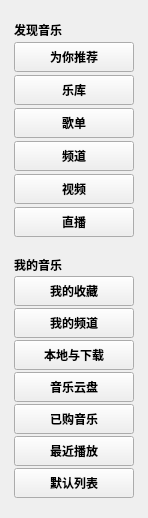
        <widget class="QWidget" name="scrollAreaWidgetContents">
         <property name="geometry">
          <rect>
           <x>0</x>
           <y>0</y>
           <width>144</width>
           <height>518</height>
          </rect>
         </property>
         <layout class="QVBoxLayout" name="verticalLayout_3">
          <item>
           <widget class="QWidget" name="widget_2" native="true">
            <property name="sizePolicy">
             <sizepolicy hsizetype="Preferred" vsizetype="Minimum">
              <horstretch>0</horstretch>
              <verstretch>0</verstretch>
             </sizepolicy>
            </property>
            <property name="font">
             <font>
              <bold>true</bold>
             </font>
            </property>
            <layout class="QVBoxLayout" name="verticalLayout">
             <property name="spacing">
              <number>2</number>
             </property>
             <property name="leftMargin">
              <number>3</number>
             </property>
             <property name="rightMargin">
              <number>3</number>
             </property>
             <item>
              <widget class="QLabel" name="label_4">
               <property name="sizePolicy">
                <sizepolicy hsizetype="Preferred" vsizetype="Fixed">
                 <horstretch>0</horstretch>
                 <verstretch>0</verstretch>
                </sizepolicy>
               </property>
               <property name="text">
                <string>发现音乐</string>
               </property>
              </widget>
             </item>
             <item>
              <widget class="QToolButton" name="basic_toolButton">
               <property name="minimumSize">
                <size>
                 <width>120</width>
                 <height>30</height>
                </size>
               </property>
               <property name="text">
                <string>为你推荐</string>
               </property>
               <property name="iconSize">
                <size>
                 <width>20</width>
                 <height>20</height>
                </size>
               </property>
               <property name="checkable">
                <bool>false</bool>
               </property>
               <property name="checked">
                <bool>false</bool>
               </property>
               <property name="autoExclusive">
                <bool>false</bool>
               </property>
               <property name="toolButtonStyle">
                <enum>Qt::ToolButtonTextBesideIcon</enum>
               </property>
              </widget>
             </item>
             <item>
              <widget class="QToolButton" name="yueku_toolButton">
               <property name="minimumSize">
                <size>
                 <width>120</width>
                 <height>30</height>
                </size>
               </property>
               <property name="text">
                <string>乐库</string>
               </property>
               <property name="iconSize">
                <size>
                 <width>20</width>
                 <height>20</height>
                </size>
               </property>
               <property name="checkable">
                <bool>false</bool>
               </property>
               <property name="autoExclusive">
                <bool>false</bool>
               </property>
               <property name="toolButtonStyle">
                <enum>Qt::ToolButtonTextBesideIcon</enum>
               </property>
              </widget>
             </item>
             <item>
              <widget class="QToolButton" name="gedan_toolButton">
               <property name="minimumSize">
                <size>
                 <width>120</width>
                 <height>30</height>
                </size>
               </property>
               <property name="text">
                <string>歌单</string>
               </property>
               <property name="iconSize">
                <size>
                 <width>20</width>
                 <height>20</height>
                </size>
               </property>
               <property name="checkable">
                <bool>false</bool>
               </property>
               <property name="autoExclusive">
                <bool>false</bool>
               </property>
               <property name="toolButtonStyle">
                <enum>Qt::ToolButtonTextBesideIcon</enum>
               </property>
              </widget>
             </item>
             <item>
              <widget class="QToolButton" name="pindao_toolButton">
               <property name="minimumSize">
                <size>
                 <width>120</width>
                 <height>30</height>
                </size>
               </property>
               <property name="text">
                <string>频道</string>
               </property>
               <property name="iconSize">
                <size>
                 <width>20</width>
                 <height>20</height>
                </size>
               </property>
               <property name="checkable">
                <bool>false</bool>
               </property>
               <property name="autoExclusive">
                <bool>false</bool>
               </property>
               <property name="toolButtonStyle">
                <enum>Qt::ToolButtonTextBesideIcon</enum>
               </property>
              </widget>
             </item>
             <item>
              <widget class="QToolButton" name="video_toolButton">
               <property name="minimumSize">
                <size>
                 <width>120</width>
                 <height>30</height>
                </size>
               </property>
               <property name="text">
                <string>视频</string>
               </property>
               <property name="iconSize">
                <size>
                 <width>20</width>
                 <height>20</height>
                </size>
               </property>
               <property name="checkable">
                <bool>false</bool>
               </property>
               <property name="autoExclusive">
                <bool>false</bool>
               </property>
               <property name="toolButtonStyle">
                <enum>Qt::ToolButtonTextBesideIcon</enum>
               </property>
              </widget>
             </item>
             <item>
              <widget class="QToolButton" name="live_toolButton">
               <property name="minimumSize">
                <size>
                 <width>120</width>
                 <height>30</height>
                </size>
               </property>
               <property name="text">
                <string>直播</string>
               </property>
               <property name="iconSize">
                <size>
                 <width>20</width>
                 <height>20</height>
                </size>
               </property>
               <property name="checkable">
                <bool>false</bool>
               </property>
               <property name="autoExclusive">
                <bool>false</bool>
               </property>
               <property name="toolButtonStyle">
                <enum>Qt::ToolButtonTextBesideIcon</enum>
               </property>
              </widget>
             </item>
            </layout>
           </widget>
          </item>
          <item>
           <widget class="QWidget" name="widget_3" native="true">
            <property name="sizePolicy">
             <sizepolicy hsizetype="Preferred" vsizetype="Minimum">
              <horstretch>0</horstretch>
              <verstretch>0</verstretch>
             </sizepolicy>
            </property>
            <property name="font">
             <font>
              <bold>true</bold>
             </font>
            </property>
            <layout class="QVBoxLayout" name="verticalLayout_2">
             <property name="spacing">
              <number>2</number>
             </property>
             <property name="leftMargin">
              <number>3</number>
             </property>
             <property name="topMargin">
              <number>0</number>
             </property>
             <property name="rightMargin">
              <number>3</number>
             </property>
             <item>
              <widget class="QLabel" name="label_5">
               <property name="sizePolicy">
                <sizepolicy hsizetype="Preferred" vsizetype="Fixed">
                 <horstretch>0</horstretch>
                 <verstretch>0</verstretch>
                </sizepolicy>
               </property>
               <property name="text">
                <string>我的音乐</string>
               </property>
              </widget>
             </item>
             <item>
              <widget class="QToolButton" name="my_shoucang_toolButton">
               <property name="minimumSize">
                <size>
                 <width>120</width>
                 <height>30</height>
                </size>
               </property>
               <property name="text">
                <string>我的收藏</string>
               </property>
               <property name="iconSize">
                <size>
                 <width>20</width>
                 <height>20</height>
                </size>
               </property>
               <property name="checkable">
                <bool>false</bool>
               </property>
               <property name="autoExclusive">
                <bool>false</bool>
               </property>
               <property name="toolButtonStyle">
                <enum>Qt::ToolButtonTextBesideIcon</enum>
               </property>
              </widget>
             </item>
             <item>
              <widget class="QToolButton" name="my_pindao_toolButton">
               <property name="minimumSize">
                <size>
                 <width>120</width>
                 <height>30</height>
                </size>
               </property>
               <property name="text">
                <string>我的频道</string>
               </property>
               <property name="iconSize">
                <size>
                 <width>20</width>
                 <height>20</height>
                </size>
               </property>
               <property name="checkable">
                <bool>false</bool>
               </property>
               <property name="autoExclusive">
                <bool>false</bool>
               </property>
               <property name="toolButtonStyle">
                <enum>Qt::ToolButtonTextBesideIcon</enum>
               </property>
              </widget>
             </item>
             <item>
              <widget class="QToolButton" name="local_download_toolButton">
               <property name="minimumSize">
                <size>
                 <width>120</width>
                 <height>30</height>
                </size>
               </property>
               <property name="text">
                <string>本地与下载</string>
               </property>
               <property name="iconSize">
                <size>
                 <width>20</width>
                 <height>20</height>
                </size>
               </property>
               <property name="checkable">
                <bool>false</bool>
               </property>
               <property name="autoExclusive">
                <bool>false</bool>
               </property>
               <property name="toolButtonStyle">
                <enum>Qt::ToolButtonTextBesideIcon</enum>
               </property>
              </widget>
             </item>
             <item>
              <widget class="QToolButton" name="music_yunpan_toolButton">
               <property name="minimumSize">
                <size>
                 <width>120</width>
                 <height>30</height>
                </size>
               </property>
               <property name="text">
                <string>音乐云盘</string>
               </property>
               <property name="iconSize">
                <size>
                 <width>20</width>
                 <height>20</height>
                </size>
               </property>
               <property name="checkable">
                <bool>false</bool>
               </property>
               <property name="autoExclusive">
                <bool>false</bool>
               </property>
               <property name="toolButtonStyle">
                <enum>Qt::ToolButtonTextBesideIcon</enum>
               </property>
              </widget>
             </item>
             <item>
              <widget class="QToolButton" name="yigou_yunpan_toolButton">
               <property name="minimumSize">
                <size>
                 <width>120</width>
                 <height>30</height>
                </size>
               </property>
               <property name="text">
                <string>已购音乐</string>
               </property>
               <property name="iconSize">
                <size>
                 <width>20</width>
                 <height>20</height>
                </size>
               </property>
               <property name="checkable">
                <bool>false</bool>
               </property>
               <property name="autoExclusive">
                <bool>false</bool>
               </property>
               <property name="toolButtonStyle">
                <enum>Qt::ToolButtonTextBesideIcon</enum>
               </property>
              </widget>
             </item>
             <item>
              <widget class="QToolButton" name="zuijin_bofang_toolButton">
               <property name="minimumSize">
                <size>
                 <width>120</width>
                 <height>30</height>
                </size>
               </property>
               <property name="text">
                <string>最近播放</string>
               </property>
               <property name="iconSize">
                <size>
                 <width>20</width>
                 <height>20</height>
                </size>
               </property>
               <property name="toolButtonStyle">
                <enum>Qt::ToolButtonTextBesideIcon</enum>
               </property>
              </widget>
             </item>
             <item>
              <widget class="QToolButton" name="moren_liebiao_toolButton">
               <property name="minimumSize">
                <size>
                 <width>120</width>
                 <height>30</height>
                </size>
               </property>
               <property name="text">
                <string>默认列表</string>
               </property>
               <property name="iconSize">
                <size>
                 <width>20</width>
                 <height>20</height>
                </size>
               </property>
               <property name="toolButtonStyle">
                <enum>Qt::ToolButtonTextBesideIcon</enum>
               </property>
              </widget>
             </item>
            </layout>
           </widget>
          </item>
         </layout>
        </widget>
